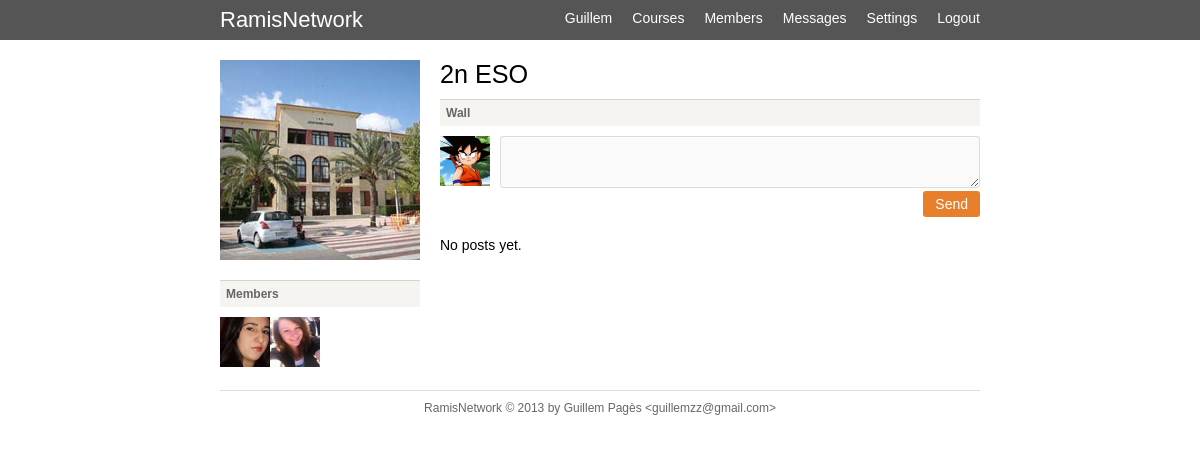
Page /course.php?id=2 (signed in) on the committed database.
### tables this page shows
CREATE TABLE `users` (
  `id` int(11) unsigned NOT NULL AUTO_INCREMENT,
  `name` varchar(100) NOT NULL DEFAULT '',
  `lastname` varchar(100) NOT NULL DEFAULT '',
  `email` varchar(100) NOT NULL DEFAULT '',
  `password` varchar(64) NOT NULL DEFAULT '',
  `birthday` date NOT NULL,
  `gender` tinyint(2) NOT NULL DEFAULT '0',
  `avatar` varchar(64) NOT NULL,
  `course` tinyint(3) NOT NULL DEFAULT '0',
  `privacy` tinyint(2) NOT NULL DEFAULT '0',
  `visits` int(11) NOT NULL DEFAULT '0',
  PRIMARY KEY (`id`),
  KEY `email` (`email`)
);

CREATE TABLE `courses` (
  `course_id` int(11) unsigned NOT NULL AUTO_INCREMENT,
  `course_name` varchar(100) NOT NULL DEFAULT '',
  `course_description` varchar(200) NOT NULL DEFAULT '',
  PRIMARY KEY (`course_id`)
);

### lib/html.php (called while the page is built, shortened)
<?php
function do_header($title='') {
	global $current_user;
	$data['title'] = $title;
	$data['home_link'] = ROOT;
	if ($current_user->authenticated) {
		$data['home_link'] = ROOT . 'home.php';
	}
	do_view('header', $data);
}
function do_view($name, $data=null) {
	$_view = VIEWS . $name . '_view.php';
	require($_view);
}
?>

### course.php (called while the page is built, shortened)
<?php
require('config.php');
require(LIB . 'html.php');
require(LIB . 'User.php');
require(LIB . 'Post.php');
require(LIB . 'Course.php');
$course = new Course();
$course->id = intval($_REQUEST['id']);
if (!$course->read()) {
	do_error("Course doesn't exists.");
}
$data['post_error'] = false;
$data['course'] = $course;
$data['posts'] = Post::get_posts('course', $course->id);
$data['users'] = Course::get_users($course->id);
do_header($course->name);
do_view('course', $data);
?>

### lib/db.php (called while the page is built, shortened)
<?php
	class db {
		var $dbuser;
		var $dbpassword;
		var $dbhost;
		var $dbmaster;
		var $persistent;
		var $master_persistent;
		var $dbh_update = false;
		var $dbh_select = false;
		var $dbh = false;
		function db($dbuser='', $dbpassword='', $dbname='', $dbhost='localhost', $dbmaster=false) {
			$this->dbuser = $dbuser;
			$this->dbpassword = $dbpassword;
			$this->dbname = $dbname;
			$this->dbhost = $dbhost;
			$this->dbmaster = $dbmaster;
			if ( $dbmaster && $dbmaster != $dbhost ) {
				$this->dbmaster = $dbmaster;
			} else {
				$this->dbmaster = false;
			}
		}
		function connect($master = false) {
			if ($master && $this->dbmaster ) {
				if ($this->dbh_update) {
					$this->dbh = & $this->dbh_update;
					return;
				} else {
					if ($this->master_persistent) {
						$this->dbh_update = @mysql_pconnect($this->dbmaster, $this->dbuser,$this->dbpassword, MYSQL_CLIENT_COMPRESS);
					} else {
						$this->dbh_update = @mysql_connect($this->dbmaster, $this->dbuser,$this->dbpassword, MYSQL_CLIENT_COMPRESS);
					}
					$this->dbh = & $this->dbh_update;
				}
			} else {
				if ($this->persistent) {
					$this->dbh_select = @mysql_pconnect($this->dbhost, $this->dbuser,$this->dbpassword);
				} else {
					$this->dbh_select = @mysql_connect($this->dbhost, $this->dbuser,$this->dbpassword);
				}
				$this->dbh = & $this->dbh_select;
			}
		}
		function flush() {
			$this->last_result = null;
		}
		function query($query) {
			$query = trim($query);
			$is_update = preg_match("/^(insert|delete|update|replace)\s+/i",$query);
			$return_val = 0;
			$this->result = @mysql_query($query,$this->dbh);
			if ( $is_update ) {
				$this->rows_affected = mysql_affected_rows();
				if ( preg_match("/^(insert|replace)\s+/i",$query) ) {
					$this->insert_id = mysql_insert_id($this->dbh);
				}
				$return_val = $this->rows_affected;
			} else {
				$num_rows=0;
				while ( $row = @mysql_fetch_object($this->result) ) {
					$this->last_result[$num_rows] = $row;
					$num_rows++;
				}
				$this->num_rows = $num_rows;
				$return_val = $this->num_rows;
			}
			return $return_val;
		}
		function get_row($query=null,$y=0) {
			if ( $query ) {
				$this->query($query);
			}
			return $this->last_result[$y]?$this->last_result[$y]:null;
		}
}
$db = new db('root', 'root', 'ramis', 'localhost');
?>

### lib/Login.php (called while the page is built, shortened)
<?php
class Login {
	function __construct() {
		global $db;
		if (isset($_COOKIE['auth'])) {
			$user_id = intval($_COOKIE['auth']);
			$user = $db->get_row("SELECT id, name, avatar FROM users WHERE id = $user_id LIMIT 1");
			if ($user) {
				$this->id = $user->id;
				$this->name = $user->name;
				$this->avatar = $user->avatar;
				$this->authenticated = true;
			}
		}
	}
}
$current_user = new Login();
?>

### config.php (called while the page is built, shortened)
<?php
require(LIB . 'db.php');
require(LIB . 'Login.php');
require(LIB . 'functions.php');
?>

### lib/functions.php (called while the page is built, shortened)
<?php
function profile_uri($id) {
	return ROOT . 'profile.php?id=' . $id;
}
function get_avatar($name='') {
	if (!empty($name)) {
		$file = PATH . 'img/avatars/' . $name;
		if (file_exists($file)) {
			return ROOT . 'img/avatars/' . $name;
		}
	}
	return ROOT . 'img/default.jpg';
}
?>

### lib/User.php (called while the page is built, shortened)
<?php
class User {
	public $id;
	function __construct($id=0) {
		if ($id > 0) {
			$this->id = $id;
			$this->read();
		}
	}
	public function read() {
		global $db;
		$user = $db->get_row("SELECT * FROM users LEFT JOIN courses ON course = course_id WHERE id = $this->id");
		if ($user) {
			$this->id = $user->id;
			$this->avatar = $user->avatar;
			return true;
		}
		return false;
	}
}
?>

### lib/Course.php (called while the page is built, shortened)
<?php
class Course {
	public $id = 0;
	public function read() {
		global $db;
		$course = $db->get_row("SELECT * FROM courses WHERE course_id = $this->id");
		if ($course) {
			$this->id = $course->course_id;
			$this->name = $course->course_name;
			return true;
		}
		return false;
	}
	public static function get_users($id) {
		global $db;
		$user_ids = $db->get_col("SELECT id FROM users WHERE course = $id ORDER BY id DESC");
		if ($user_ids) {
			foreach ($user_ids as $id) {
				$user = new User($id);
				$users_array[] = $user;
			}
			return $users_array;
		}
		return false;
	}
}
?>

### lib/Post.php (called while the page is built, shortened)
<?php
class Post {
	public static function print_form() {
		do_view('post_form');
	}
}
?>

### views/course_view.php (the view, shortened to what this page needs)
<div class="sidebar">
	<div class="avatar">
		<img src="<?php echo ROOT; ?>img/course.jpg" width="200" height="200" alt="" />
	</div>
	<h3>Members</h3>
	<?php
		if ($users) {
			foreach ($users as $user) {
				echo '<a href="' . profile_uri($user->id) . '">';
				echo '<img src="' . get_avatar($user->avatar) . '" width="50" height="50" alt="" />';
				echo '</a>';
			}
		} else {
			echo 'No users yet.';
		}
	?>
</div>
<div class="main">
	<h2><?php echo $course->name; ?></h2>
	<h3>Wall</h3>
	<?php Post::print_form(); ?>
	<?php
		if ($posts) {
			foreach ($posts as $post) {
				$post->print_post();
			}
		} else {
			echo 'No posts yet.';
		}
	?>
</div>

### views/header_view.php (shortened to what this page needs)
<!DOCTYPE html>
<html>
<head>
	<link rel="stylesheet" type="text/css" href="<?php echo ROOT; ?>css/estils.css">
</head>
<body>
<header>
	<div class="wrap">
		<h1><a href="<?php echo $home_link; ?>">RamisNetwork</a></h1>
		<nav class="algo">
			<ul>
				<?php if ($current_user->authenticated) {?>
					<li><a href="<?php echo profile_uri($current_user->id); ?>"><?php echo $current_user->name; ?></a></li>
					<li><a href="<?php echo ROOT; ?>courses.php">Courses</a></li>
					<li><a href="<?php echo ROOT; ?>members.php">Members</a></li>
					<li><a href="<?php echo ROOT; ?>messages.php">Messages</a></li>
					<li><a href="<?php echo ROOT; ?>settings.php">Settings</a></li>
					<li><a href="<?php echo ROOT; ?>login.php?action=logout">Logout</a></li>
				<?php } else { ?>
					<li><a href="<?php echo ROOT; ?>members.php">Members</a></li>
					<li><a href="<?php echo ROOT; ?>register.php">Register</a></li>
					<li><a href="<?php echo ROOT; ?>login.php">Login</a></li>
				<?php } ?>
			</ul>
		</nav>
	</div>
</header>
<div class="wrap">
	<div class="content">

### views/post_form_view.php
<div style="margin-bottom:20px;">
<form action="" method="post">
	<div style="float:left;width:60px;">
		<img src="<?php echo get_avatar($current_user->avatar); ?>" width="50" height="50" />
	</div>
	<div style="float:left;width:480px;"><textarea name="content" class="post-form"></textarea></div>
	<div style="text-align:right"><input type="submit" name="post" value="Send" class="button" /></div>
</form>
</div>

### css/estils.css (style rules this page uses)
html,body,h1,h2,h3,p,ul,li,tr,th,td,table,input,textarea,form,header,footer,section,aside,fieldset { margin:0;padding:0; }
body { font-size:14px;font-family:arial,sans-serif;background:#FFF }
a { text-decoration:none;color:#E8802B }
ul { list-style:none }
header { background:#555;border-bottom:0px solid #FF8400; }
.wrap { margin:0 auto;width:760px; }
.content { padding:20px 0; }
.sidebar { float:left;width:200px; }
.main { float:left;width:540px;margin-left:20px; }
nav.algo ul { list-style:none;float:right; }
nav.algo li { float:left; }
nav.algo li a { float:left;display:block;padding:10px 0;margin-left:20px;color:white; }
h1 a { color:white;float:left;padding:7px 0;font-weight:normal;font-size:22px }
h2 { font-size:180%;margin-bottom:10px;font-weight:normal; }
h3 { background:#F6F4F0;border-top:1px solid #D4D4D4;padding:6px 6px;font-size:12px;color:#666;margin-bottom:10px; }
.avatar { margin-bottom:20px;height:200px; }
input,textarea { background:#fafafa;border:1px solid #dbdbdb;padding:6px 4px;border-radius:3px;outline:none;font-size:14px;font-family:arial,sans-serif; }
input.button { padding:5px 12px;background:#E8802B;border:none;color:#fff; }
textarea.post-form { height:38px;width:470px; }

### rows in the picture
users: name "Guillem", avatar (picture)
users: avatar (picture)
users: avatar (picture)
courses: course_name "2n ESO"
